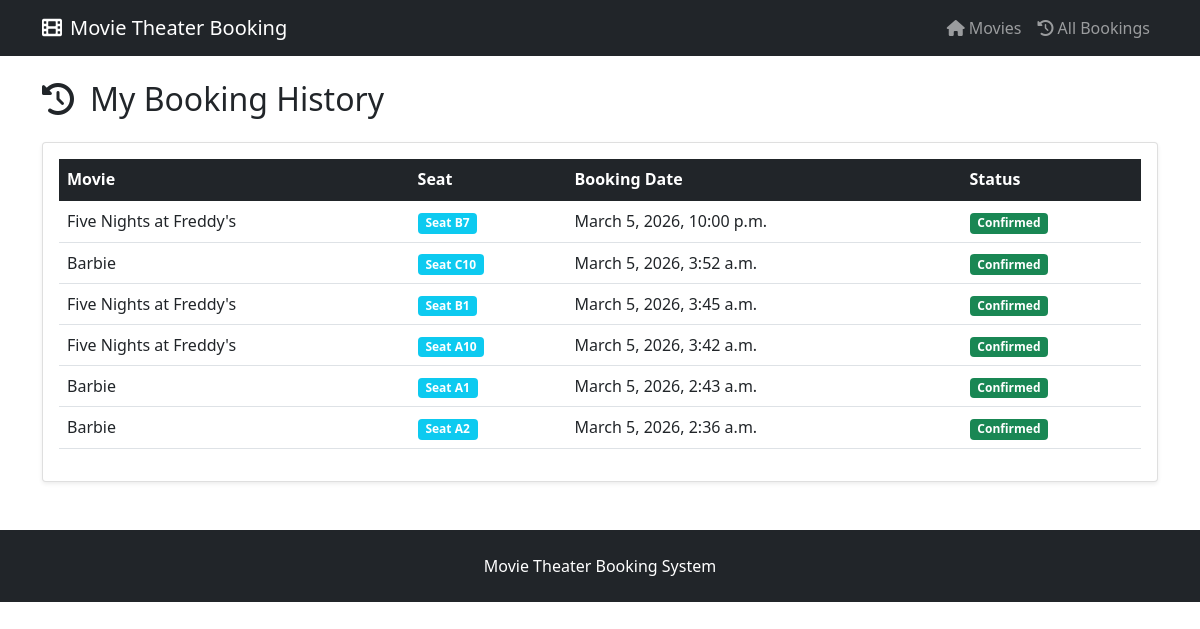
Page /history/ on the earlier database version.
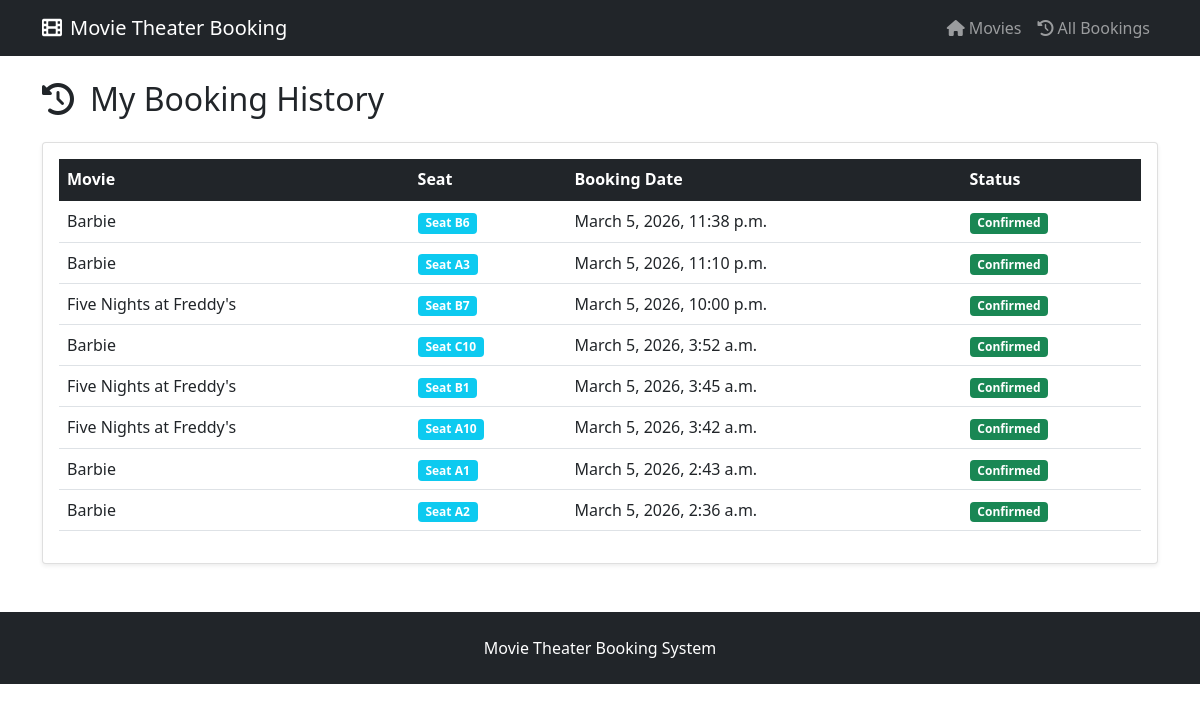
Same page on the later database version.
### bookings/models.py (models this page shows, shortened)
class Booking(models.Model):
    movie = models.ForeignKey(Movie, on_delete=models.CASCADE, related_name='bookings')
    seat = models.ForeignKey(Seat, on_delete=models.CASCADE, related_name='bookings')
    user = models.ForeignKey(User, on_delete=models.CASCADE, related_name='bookings', null=True, blank=True)
    booking_date = models.DateTimeField(auto_now_add=True)

class Movie(models.Model):
    title = models.CharField(max_length=200)
    description = models.TextField()
    release_date = models.DateField()
    duration = models.IntegerField(help_text="Duration in minutes")

class Seat(models.Model):
    seat_number = models.CharField(max_length=10)
    movie = models.ForeignKey(Movie, on_delete=models.CASCADE, related_name='seats', null=True, blank=True)
    is_booked = models.BooleanField(default=False)
    class Meta:
        unique_together = ['seat_number', 'movie']  # Prevents duplicate seats for same movie

### bookings/views.py (the view)
# urls.py: path('history/', views.booking_history, name='booking_history'),
def booking_history(request):
    bookings = Booking.objects.all().order_by('-booking_date')[:20]
    return render(request, 'bookings/booking_history.html', {'bookings': bookings})

### bookings/templates/bookings/booking_history.html (shortened to what this page needs)
{% extends 'bookings/base.html' %}
{% block content %}
<h2 class="mb-4"><i class="fas fa-history me-3"></i>My Booking History</h2>
{% if bookings %}
<div class="card shadow-sm">
    <div class="card-body">
        <div class="table-responsive">
            <table class="table table-hover">
                <thead class="table-dark">
                    <tr>
                        <th>Movie</th>
                        <th>Seat</th>
                        <th>Booking Date</th>
                        <th>Status</th>
                    </tr>
                </thead>
                <tbody>
                    {% for booking in bookings %}
                    <tr>
                        <td>{{ booking.movie.title }}</td>
                        <td><span class="badge bg-info">Seat {{ booking.seat.seat_number }}</span></td>
                        <td>{{ booking.booking_date|date:"F j, Y, g:i a" }}</td>
                        <td><span class="badge bg-success">Confirmed</span></td>
                    </tr>
                    {% endfor %}
                </tbody>
            </table>
        </div>
    </div>
</div>
{% endif %}
{% endblock %}

Differences in the rows shown:
added Booking: movie "Barbie", seat.seat_number "B6", booking_date "March 5, 2026, 11:38 p.m."
added Booking: movie "Barbie", seat.seat_number "A3", booking_date "March 5, 2026, 11:10 p.m."
